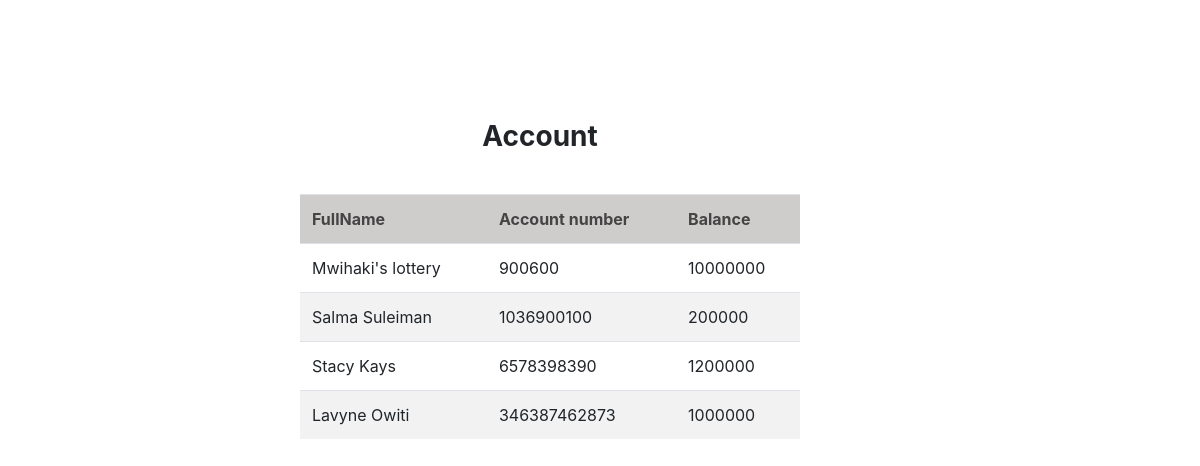
Page /wallet/accounts/ on the earlier database version.
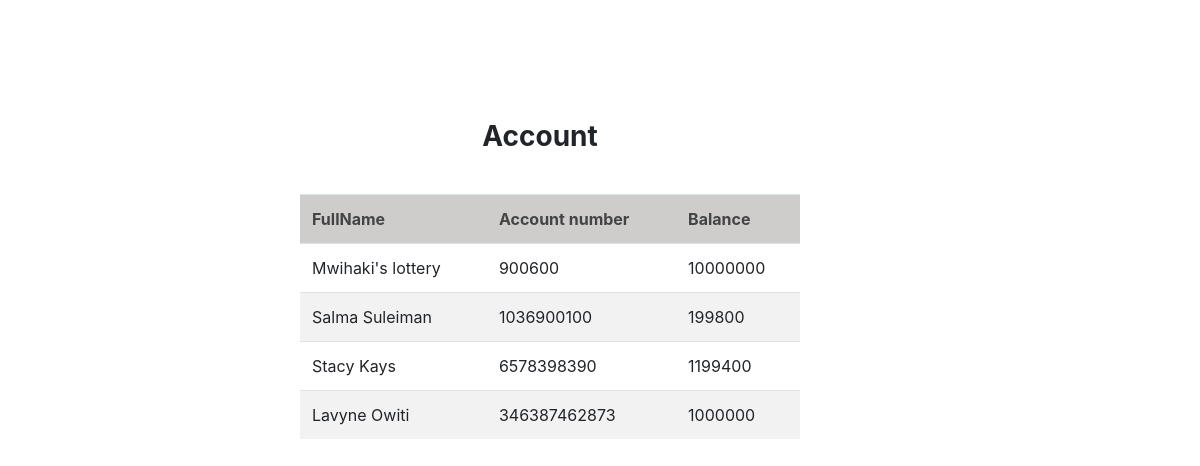
Same page on the later database version.
### wallet/models.py (models this page shows, shortened)
class Account(models.Model):
    account_number = models.CharField(max_length=20,null=True)
    account_name= models.CharField(max_length=30,null=True)
    balance = models.IntegerField()
    account_pin = models.PositiveSmallIntegerField(null=True)
    account_choices=(
        ('w', 'withdraw'),
        ('S', 'Savings'),
        ('D', 'Deposit')
    )
    account_type= models.CharField(max_length=15, choices=account_choices,null=True)
    def withdraw(self, amount):
       if amount <= 0:
           message =  "Invalid amount"
           status = 403
       else:
           self.balance -= amount
           self.save()
           message = f"You have withdrawn {amount}, your new balance is {self.balance}"
           status = 200
       return message, status

### wallet/views.py (the view)
# urls.py: path("accounts/", views.list_account,name="account_list"),
def list_account(request):
    accounts=models.Account.objects.all()
    return render(request,"wallet/account_list.html",{"accounts":accounts})

### wallet/templates/wallet/account_list.html (shortened to what this page needs)
<!doctype html>
<html lang="en">
  <head>
    <link rel="stylesheet" href="https://cdn.jsdelivr.net/npm/bootstrap@4.3.1/dist/css/bootstrap.min.css">
  </head>
  <body>
    <h3> Account</h3>
    <table class="table table-striped table-hover" style="width: 500px;">
            <th>FullName</th>
            <th>Account number</th>
            <th>Balance</th>
        {% for account in accounts %}
        <tr>
                <td>{{ account.account_name }}</td>
                <td>{{ account.account_number }}</td>
                <td>{{ account.balance}}</td>
        </tr>
    {%endfor%}
    </table>
  </body>
</html>

Differences in the rows shown:
changed Account "Salma Suleiman": balance "200000" → "199800"
changed Account "Stacy Kays": balance "1200000" → "1199400"
